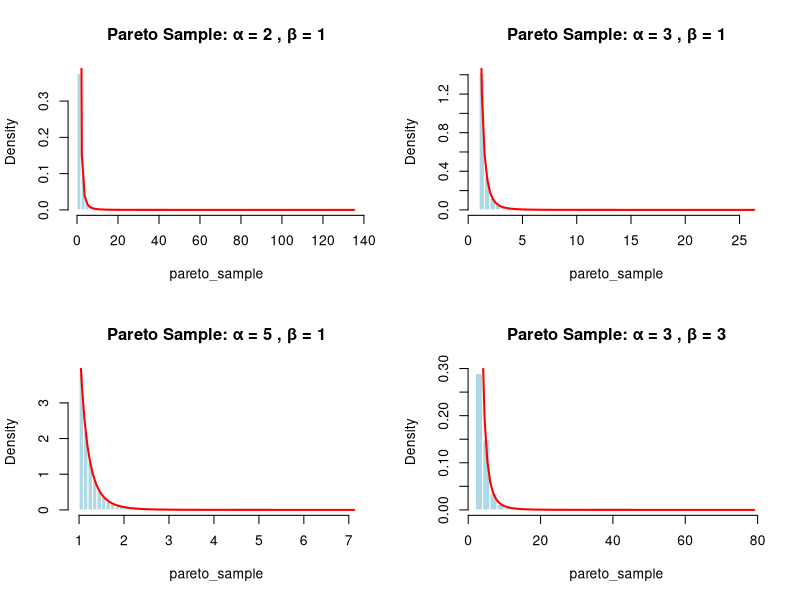
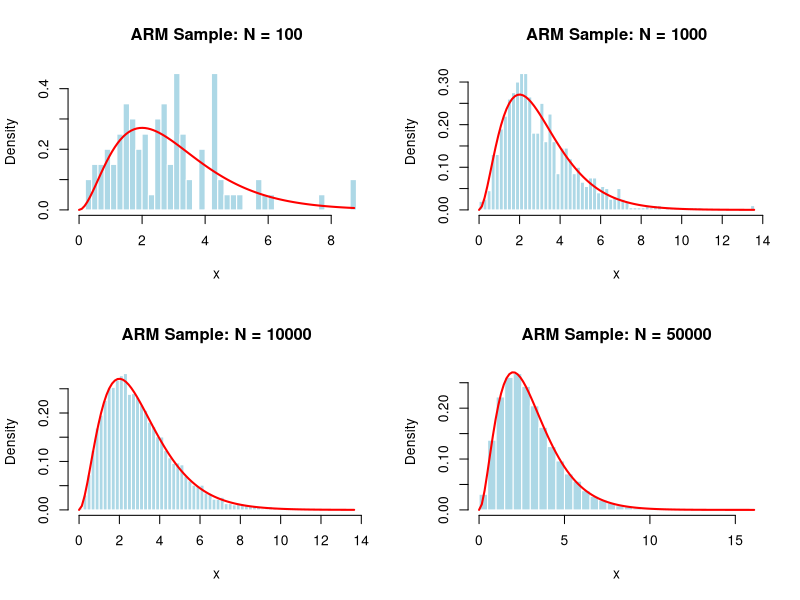
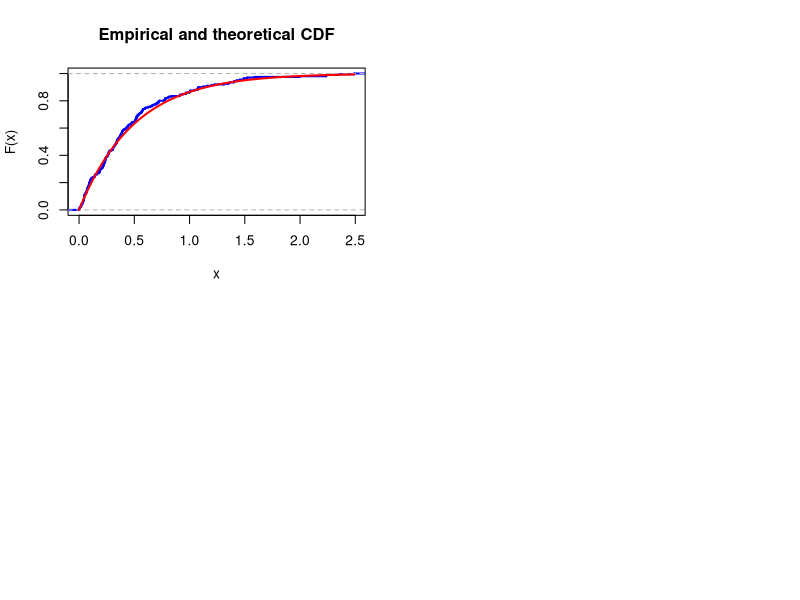

Reproduce these figures in R, in order.
# Q1
# inverse distribution function calculation (Let alpha = a, beta = b)
# f(x) = a * b^a / x^(a + 1), x >= b > 0

# integrate f(x) from b to x 
# # take a * b^a outside the integral
# # integrate 1/x^(a + 1) -> x^(-a - 1) -> x^(-a) / -a
# # a * b^a * (x^(-a) / -a = - b^a * x^(-a) = - (b / x)^a
# # apply limits: - (b / x)^a + (b / b)^a = 1 - (b / x)^a

# set 1 - (b / x)^a = u, solve for x
# # (b / x)^a = 1 - u
# # b / x = (1 - u)^(1/a)
# # x = b / (1 - u)^(1/a)

# Pareto inverse CDF for U ~ Uniform(0,1): X = b / (1 - U)^(1/a)
inverse_pareto <- function(u, alpha, beta) {
  return(beta / (1 - u)^(1/alpha))
}

density_pareto <- function(x, beta, alpha) {
  ifelse(x < beta, 0, alpha * beta^alpha / x^(alpha + 1))
}

alpha <- c(2,3,5,3)
beta <- c(1,1,1,3)
n <- 10000
set.seed(2025)
par(mfrow = c(2,2))
pareto_mean <- numeric(length(alpha))
# Theoretical mean calculation
# E[x] = integral {from b to inf} x * f(x) = integral x * ((a * b^a) / (x^(a + 1)))
# = (a * b^a) / (x^a) = a * b^a * integral 1 / x^a 
# = x^-a = x^(-a + 1) / (-a + 1) = x^(1 - a) / (1 - a) = (a * b^a) / ((1 - a) * x^(a - 1))
# apply limits: (a * b^a) / ((1 - a) * x^(a - 1)) {from b to inf}
# = 0 {x -> inf} - (a * b^a) / ((1 - a) * b^(a - 1))
# = (a * b^a) / ((a - 1) * b^(a - 1)) = (a * b) / (a - 1)

# Theoretical mean = (a * b) / (a - 1)
theoretical_mean <- function(alpha, beta) {
  return((alpha * beta) / (alpha - 1))
}
pareto_var <- numeric(length(alpha))
# Theoretical variance calculation
# Var[x] = E[x^2] - (E[x])^2 = integral {from b to inf} x^2 * f(x) - (E[x])^2

# E[x^2] = integral {from b to inf} x^2 * f(x) = x^2 * ((a * b^a) / (x^(a + 1)))
# # = (a * b^a) integral x / x^a = x^(-a + 1) = (x^(-a + 2)) / (-a + 2)
# # = (a * b^a) / (2 - a)(x^(a - 2))
# # apply limits = - a / (2 - a) * b^a / b^(a - 2) = a / ((a - 2) * b^-2) = (a * b^2) / (a - 2)

# (E[x])^2 = ((a * b) / (a - 1))^2

# (a * b^2) / (a - 2) - ((a * b) / (a - 1))^2
# a * b^2 (1 / (a - 2) - a / (a - 1)^2)
# a * b^2 ((a - 1)^2 - a * (a - 2)) / ((a - 2) * (a - 1)^2)
# # = a^2 - 2a + 1 - a^2 + 2a = 1
# a *b^2 / ((a - 2) * (a - 1)^2) 

# Theoretical variance = (a * b^2) / ((a - 1)^2 * (a - 2))
theoretical_var <- function(alpha, beta) {
  return((alpha * beta^2) / ((alpha - 1)^2 * (alpha - 2)))
}
u = runif(n)
for (i in seq_along(alpha)) {
  pareto_sample <- inverse_pareto(u, alpha[i], beta[i])
  pareto_mean[i] <- mean(pareto_sample)
  pareto_var[i] <- var(pareto_sample)

  hist(
    pareto_sample,
    breaks = 50,
    probability = TRUE,
    main = paste("Pareto Sample: α =", alpha[i], ", β =", beta[i]),
    col = "lightblue",
    border = "white",
    xlim = c(beta[i], max(pareto_sample))
  )
  x_grid <- seq(beta[i], max(pareto_sample), length.out = 100)
  lines(x_grid, density_pareto(x_grid, beta[i], alpha[i]), col = "red", lwd = 2)
}
moment_results <- data.frame(
  alpha = alpha,
  beta = beta,
  sample_mean = pareto_mean,
  theoretical_mean = theoretical_mean(alpha, beta),
  sample_var = pareto_var,
  theoretical_var = theoretical_var(alpha, beta)
)

print(moment_results)

#Q2 - ARM
# f(x) = (x^2 / 2) * e^-x, x >= 0
# g(x) = lambda * e^(-lambda * x), x >= 0
# m(x) = f(x) / g(x) = (x^2 / 2 * lambda) * e^(-x * (1 - lambda))

# maximise m -> differentiate m with respect to x and set to 0
# # product rule: (uv)' = u'v + uv'
# # u = (x^2 / 2 * lambda), v = e^(-x * (1 - lambda))
# # u' = x / lambda, v' = - (1 - lambda) * e^(-x * (1 - lambda))
# # m'(x) factorised = ((x * e^(-x * (1 - lambda))) /  lambda) * 1 - (x * (1 - lambda) / 2)
# # set m'(x) = 0, solve for x
# # ((x * e^(-x * (1 - lambda))) /  lambda) can't be 0, so 1 - (x * (1 - lambda) / 2) = 0
# # x = 2 / (1 - lambda)

# sub it back into m(x): (1 / 2 * lambda) * (2 / (1 - lambda))^2 * e^((-2 / (1 - lambda)) * (1 - lambda)))
# simplify: (2 * e^-2) / (lambda * (1 - lambda)^2)
# minimise c: same as maximising inverse = lambda * (1 - lambda)^2
# differentiate with respect to lambda and set to 0
# lambda * (1 - lambda)^2 = lambda^3 - 2lambda^2 + lambda
# differentiate: 3lambda^2 - 4lambda + 1 = 0
# factorise: (lambda - 1)(3lambda - 1) = 0
# lambda = 1, 1/3. 1 is not in (0,1), so lambda = 1/3

# calculate optimal c: (2 * e^-2) / (1/3 * (1 - 1/3)^2) = 2 * e^-2 / (1/3 * 4/9) = 2 * e^-2 / (4/27) = 27 * e^-2 / 2
set.seed(2025)
arm <- function(N) {
  lambda <- 1/3
  c <- 27 * exp(-2) / 2
  fx <- function(x) {
    return((x^2 / 2) * exp(-x))
  }
  gx <- function(x, lambda) {
    return(lambda * exp(-lambda * x))
  }
  observed <- numeric(N)
  accepted <- 0
  while (accepted < N) {
    y <- rexp(1, rate = lambda)
    u <- runif(1)
    if (u <= fx(y) / (c * gx(y, lambda))) {
      accepted <- accepted + 1
      observed[accepted] <- y
    }
  }
  return(observed)
}

sample_sizes <- c(100, 1000, 10000, 50000)
for (i in seq_along(sample_sizes)) {
  arm_sample <- arm(sample_sizes[i])

  hist(
    arm_sample,
    breaks = 50,
    probability = TRUE,
    main = paste("ARM Sample: N =", sample_sizes[i]),
    xlab = "x",
    xlim = c(0, max(arm_sample)),
    col = "lightblue",
    border = "white",

  )
 curve(
    (x^2 / 2) * exp(-x),
    from = 0,
    to = max(arm_sample),
    add = TRUE,
    col = "red",
    lwd = 2
  )
}

#Q3 - KS-test
#X ~ Exp(2)
# F2(x) = 1 - e^(-2 * x), x >= 0
    set.seed(2025)
    N <- 200
    rate <- 2
    alpha <- 0.05

    exp_sample <- rexp(
      N,
      rate = rate
    )

    empirical_cdf <- ecdf(
      exp_sample
    )
      

    plot(
      empirical_cdf,
      verticals = TRUE,
      do.points = FALSE,
      main = "Empirical and theoretical CDF",
      xlab = "x",
      ylab = "F(x)",
      xlim = c(0, max(exp_sample)),
      col = "blue",
      lwd = 2
    )

x_grid <- seq(
  0,max(exp_sample),
  length.out = 1000
)

lines(
  x_grid,
  pexp(
    x_grid, rate = rate),
  col = "red",
  lwd = 2
)

ordered_sample <- sort(exp_sample)

theoretical_cdf <- pexp(
  ordered_sample,
  rate = rate
)

D_plus <- max((1:N)/N - theoretical_cdf)
D_minus <- max(theoretical_cdf - (0:(N-1))/N)
D_N <- max(D_plus, D_minus)

manual_results <- data.frame(
  D_plus = D_plus,
  D_minus = D_minus, 
  D_N = D_N
)
print(manual_results)

ks_result <- ks.test(
  exp_sample,
  "pexp",
  rate = rate,
  exact = FALSE
)

if (ks_result$p.value < alpha) {
  print(
    "Reject H0 at the 5% significance level."
  )
} else {
  print(
    "Do not reject H0 at the 5% significance level."
  )
}

M <- 1000
rejected <- numeric(M)
set.seed(2025)
for (m in 1:M) {
  gen_sample <- rexp(N, rate = rate)
  gen_result <- ks.test(gen_sample, "pexp", rate = rate, exact = FALSE)
  if (gen_result$p.value < alpha) {
    rejected[m] <- 1
  }
}

number_rejected <- sum(rejected)
rejection_proportion <- mean(rejected)
rejection_percentage <- 100 * rejection_proportion

simulation_results <- data.frame(
  number_of_simulations = M,
  sample_size = N,
  number_rejected = number_rejected,
  rejection_proportion = rejection_proportion,
  rejection_percentage = rejection_percentage 
)
print(simulation_results)

expected_rejections <- alpha * M
expected_rejections
